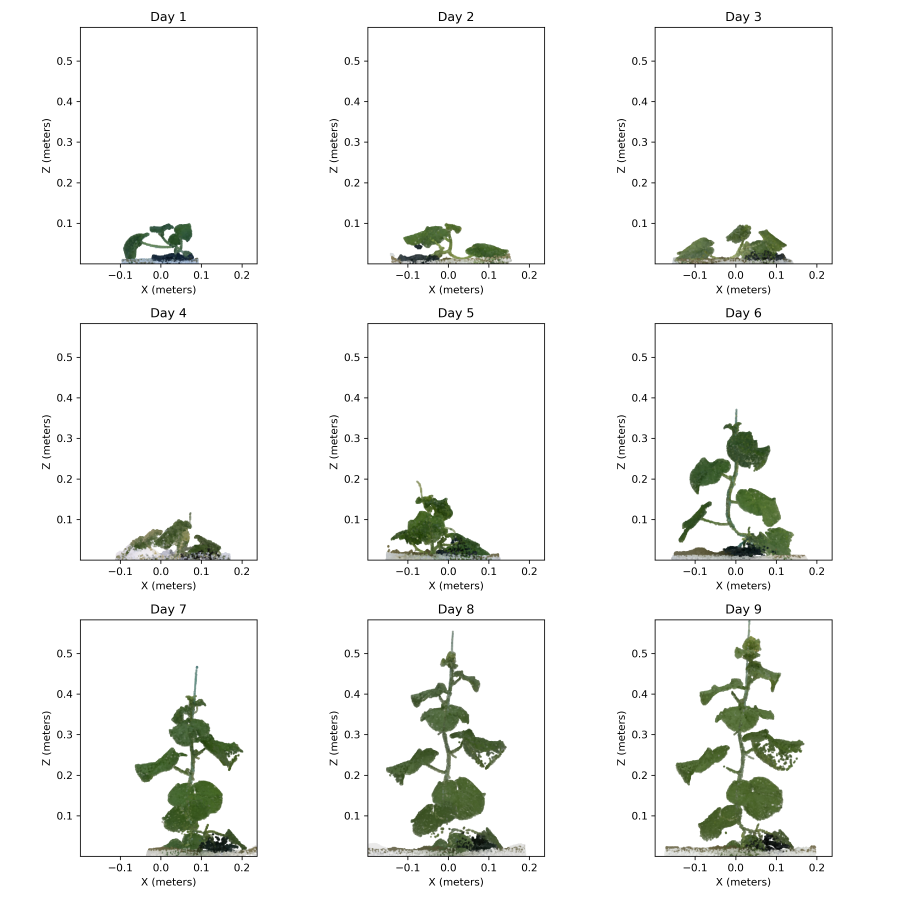
#> input picture scripts/graphs/3x3_pointcloud_projections.png, 3600 x 3600 px, given as the content of the folder econstruction/ppheno/data/melonCycle/2024-07-30/A-1/images_4, which was not available (shown at 1/4 size)
$ jupyter execute --allow-errors combined_image.ipynb
#> lines starting #> are read from the running program, lines starting #| are printed output that depends on the picture; pictures that were not available may be replaced by others from this repository, and a replacement may not be noted
[cell 1]
import os
from PIL import Image
import json
import numpy as np
import matplotlib.pyplot as plt
from mpl_toolkits.mplot3d.art3d import PathPatch3D

[cell 2]
# Parameters
image_folder = "/Users/noahbucher/Documents_local/Plant_reconstruction/ppheno/data/melonCycle/2024-07-30/A-1/images_4"  # Replace with your folder path
output_image = "combined_image.png"  # Name of the output file
resize_size = (50, 100)  # Set the size you want for each thumbnail image

columns = 6  # Number of images per row
rows = 4  # Number of rows (total 24 images)

# Get list of images in folder
image_files = [f for f in sorted(os.listdir(image_folder)) if f.endswith(('jpg', 'jpeg', 'png'))]

# Select every 10th image and limit to 24 images (6x4 grid)
selected_images = image_files[::10][:columns * rows]

# Load and resize images
images = [Image.open(os.path.join(image_folder, img)).resize(resize_size) for img in selected_images]

# Create a new blank image to paste all resized images into
combined_image = Image.new('RGB', (resize_size[0] * columns, resize_size[1] * rows))
#> combined_image: PIL image 300x400 RGB; every value is 0

# Paste images into the combined image
for idx, img in enumerate(images):
    x_offset = (idx % columns) * resize_size[0]
    y_offset = (idx // columns) * resize_size[1]
    combined_image.paste(img, (x_offset, y_offset))
#> this loop made 1 pass
#> (x_offset, y_offset) on pass 1: (0, 0)
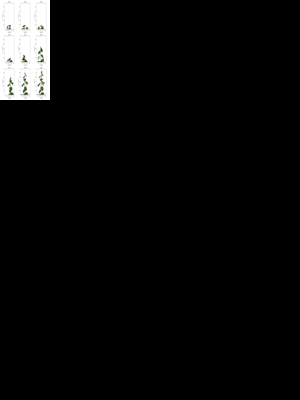
#> combined_image: PIL image 300x400 RGB; mean R, G, B 10.1, 10.1, 10

# Save the combined image
combined_image.save(output_image)
print(f"Combined image saved as {output_image}")


$ run again, on scripts/graphs/xz_projection.png
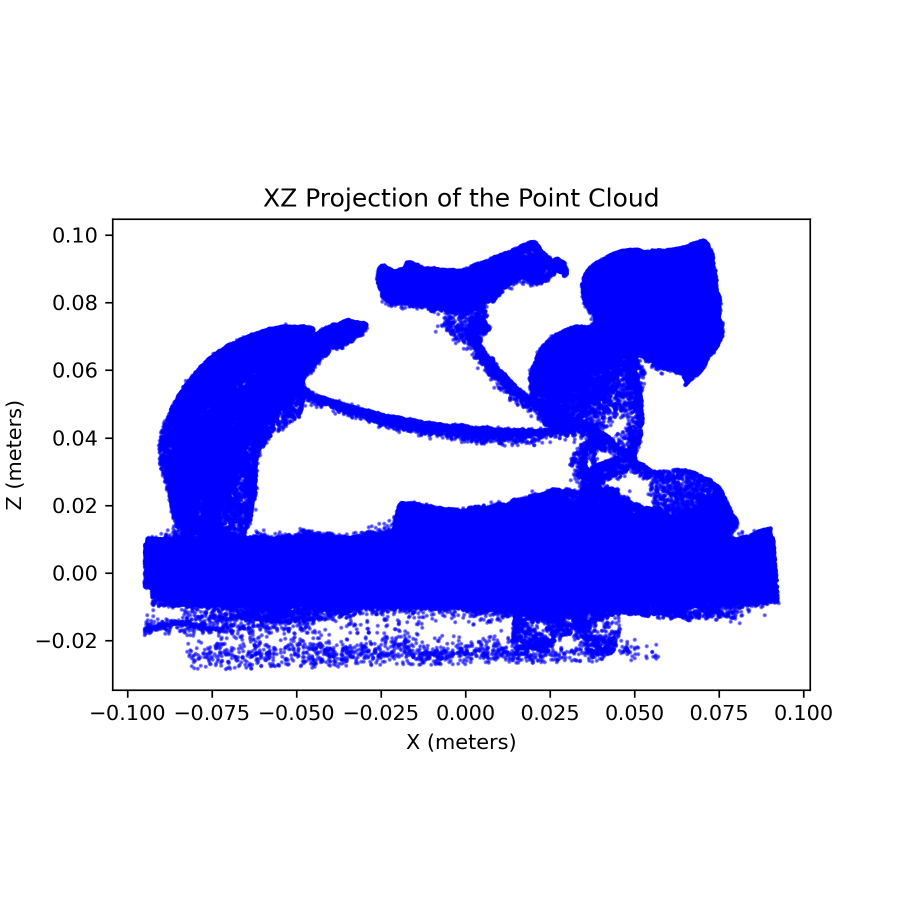
#> input picture scripts/graphs/xz_projection.png, 1800 x 1800 px, given as the content of the folder econstruction/ppheno/data/melonCycle/2024-07-30/A-1/images_4, which was not available (shown at 1/2 size)
#> the loop `for idx, img in enumerate(images):` made 1 pass
#> (x_offset, y_offset) on pass 1: (0, 0)
#> after the loop `for idx, img in enumerate(images):`:
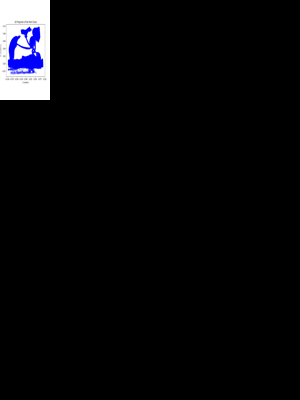
#> combined_image: PIL image 300x400 RGB; mean R, G, B 8.6, 8.6, 10.5

$ run again, on scripts/graphs/xz_projection_with_colors.png
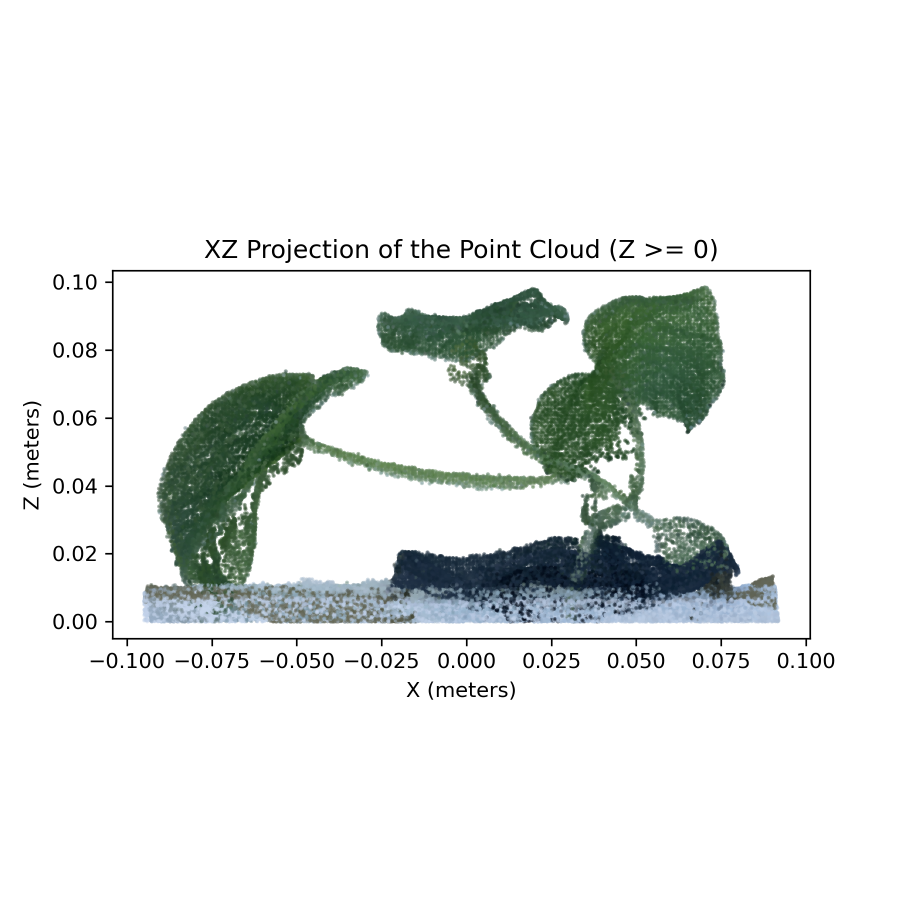
#> input picture scripts/graphs/xz_projection_with_colors.png, 1800 x 1800 px, given as the content of the folder econstruction/ppheno/data/melonCycle/2024-07-30/A-1/images_4, which was not available (shown at 1/2 size)
#> the loop `for idx, img in enumerate(images):` made 1 pass
#> (x_offset, y_offset) on pass 1: (0, 0)
#> after the loop `for idx, img in enumerate(images):`:
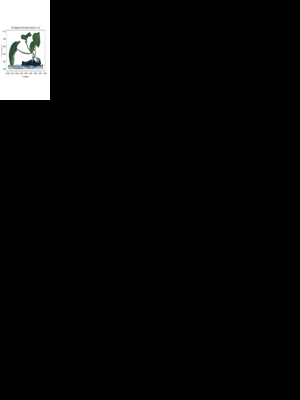
#> combined_image: PIL image 300x400 RGB; mean R, G, B 9.6, 9.7, 9.6
